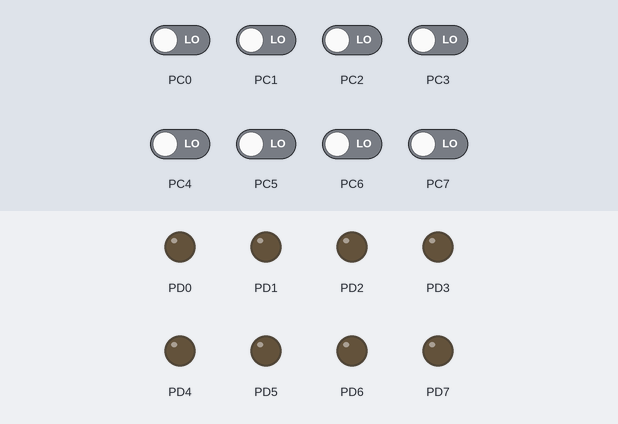
Simulated run of this program. Board: ATmega32, built with avr-gcc and emulated at 1 MHz. On the bench: output pins drawn as LEDs (lit = HIGH). Inputs (shaded band) come from the test bench; at power-on: PC0–7 LOW.

Above: at 1.2 s.
1.3 s: PC0 driven HIGH
At 2.5 s:
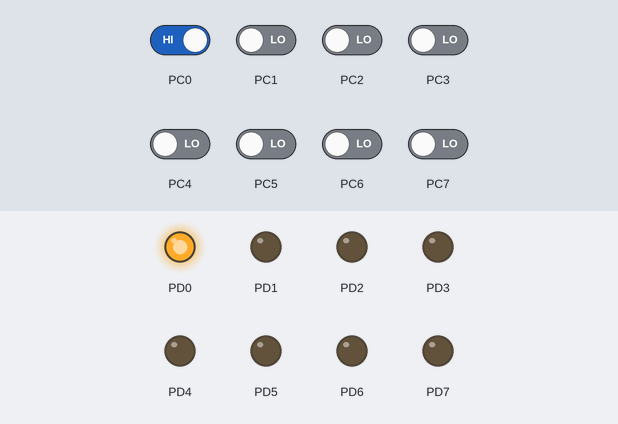
2.8 s: PC1 driven HIGH
At 3.7 s:
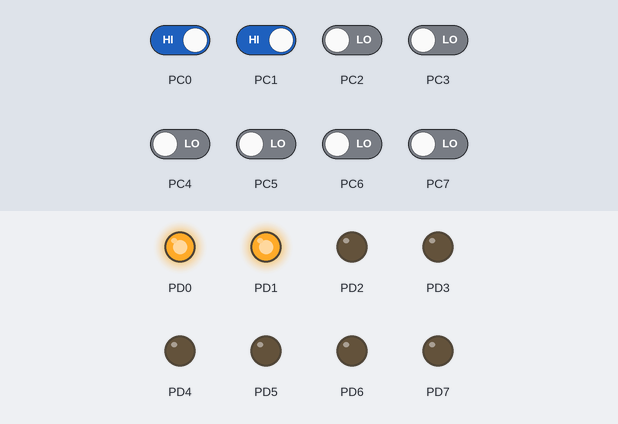
4.3 s: PC2 driven HIGH
At 4.9 s:
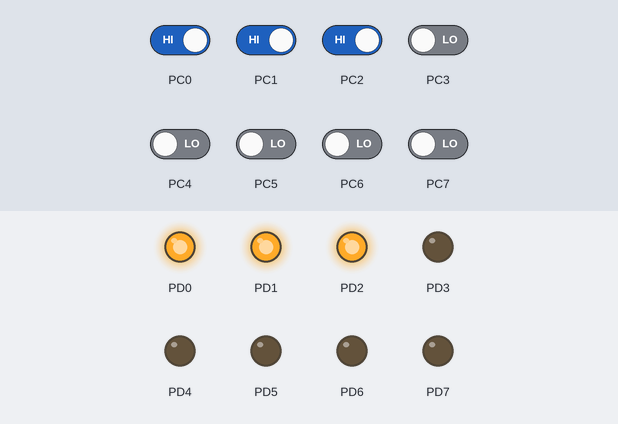
5.8 s: PC3 driven HIGH
At 7.0 s:
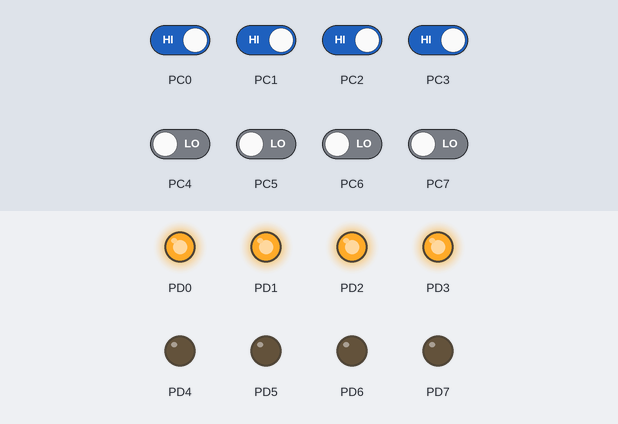
7.3 s: PC4 driven HIGH
At 8.3 s:
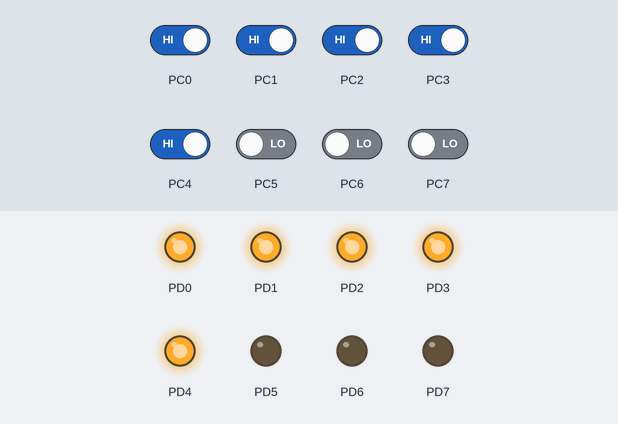
8.8 s: PC5 driven HIGH
At 9.5 s:
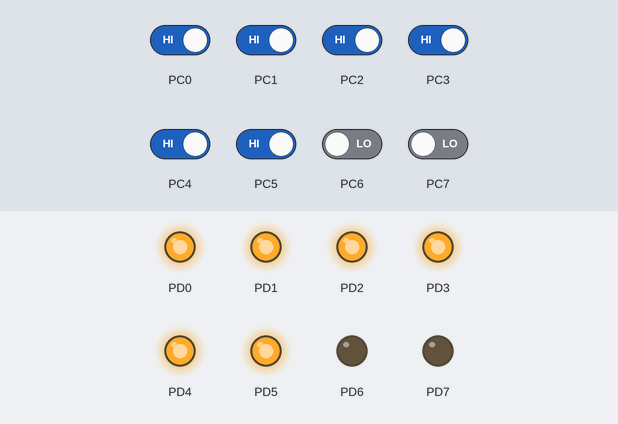
Timing chart, 0 to 11.3 s (numbered marks = the images above; inputs shaded):
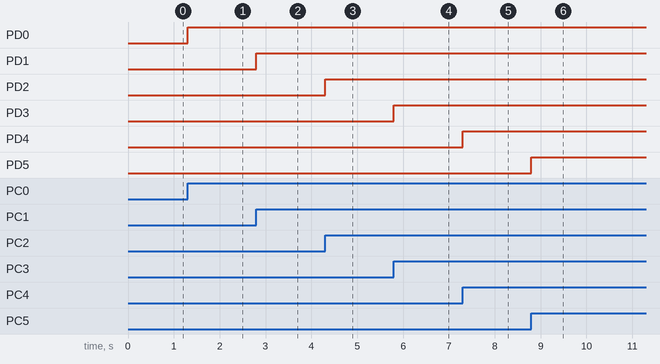

The program:

02.InputOutput.c
```c
/*
 * ---------------------------------------------------------------- *
 	Project Name: Input-Output Test

	Brief: Reading the status of a Input PORT and Writing the status
		   to an Output PORTC
 * ---------------------------------------------------------------- *

 * ---------------------------------------------------------------- *
 	Target MCU: ATMega32A, F_CPU=1000000UL
	High Fuse: 0xD9, Low Fuse: 0xE1
	Resource Used: PORTC, PORTD
 * ---------------------------------------------------------------- *

 * ---------------------------------------------------------------- *
							Connections

		PC7:PC0 (EXT pull-down)					SW7:SW0
		PD7:PD0 								Output LEDs

	NB: MCU Power pins, RESET pin should connect properly
 * ---------------------------------------------------------------- *

 */

/* --------------------- Defined Symbols --------------------------*/
/* ----------------------------------------------------------------*/

#include <avr/io.h>

/* ------------------ Function Prototypes -------------------------*/
/* ----------------------------------------------------------------*/

/* -------------------- Global Variables --------------------------*/
/* ----------------------------------------------------------------*/

int main(void) {

	// PORTC (PC7:PC0) as GPIO Input with High - Z
	DDRC = 0x00;
	// PORTD (PD7:PD0) as GPIO Output
	DDRD = 0xFF;

    while (1) {

		// Reading data from Input PORTC (PC7:PC0)
		// Write the data to Output PORTD (PD7:PD0)
		PORTD = PINC;
    }

	return 0;
}
```

Measured:
- after the input at 1.3 s, PD0: LOW → HIGH at once
- after the input at 2.8 s, PD1: LOW → HIGH at once
- after the input at 4.3 s, PD2: LOW → HIGH at once
- after the input at 5.8 s, PD3: LOW → HIGH at once
- after the input at 7.3 s, PD4: LOW → HIGH at once
- after the input at 8.8 s, PD5: LOW → HIGH at once
